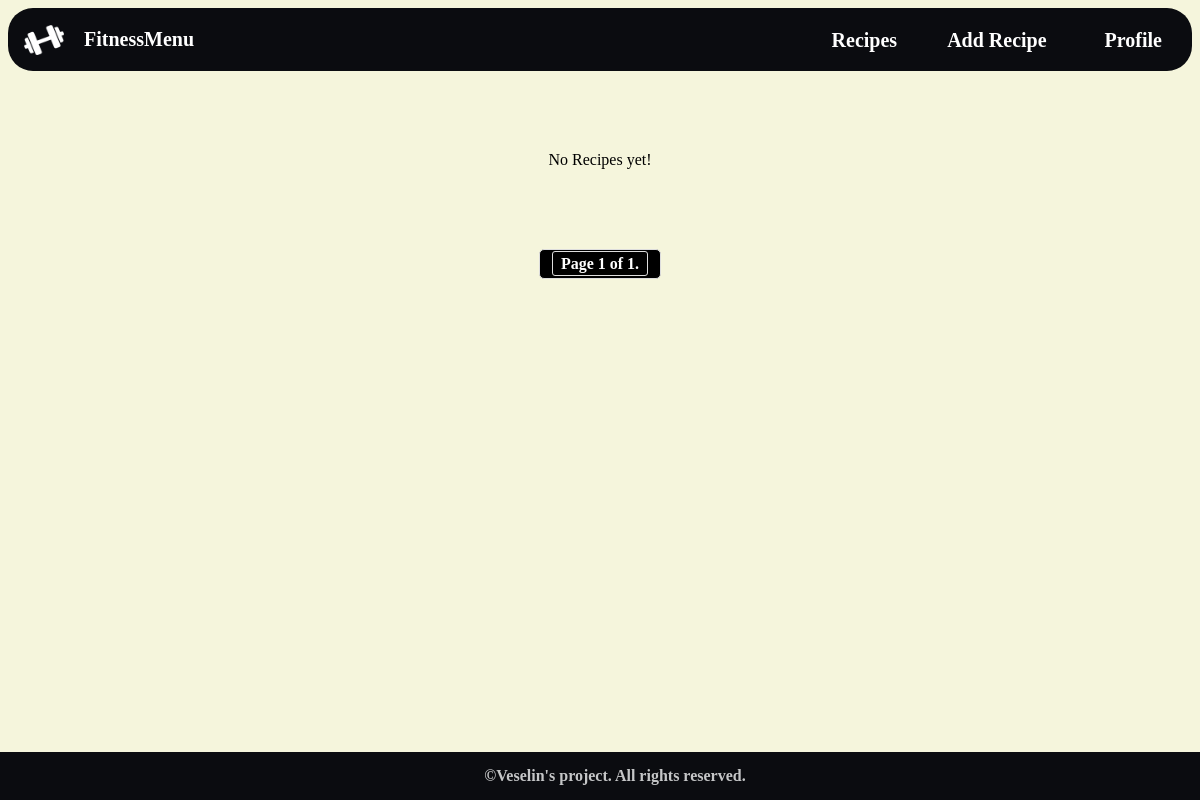
/accounts/profile/1/recipes/ (signed in), run on an earlier commit of the app's database.
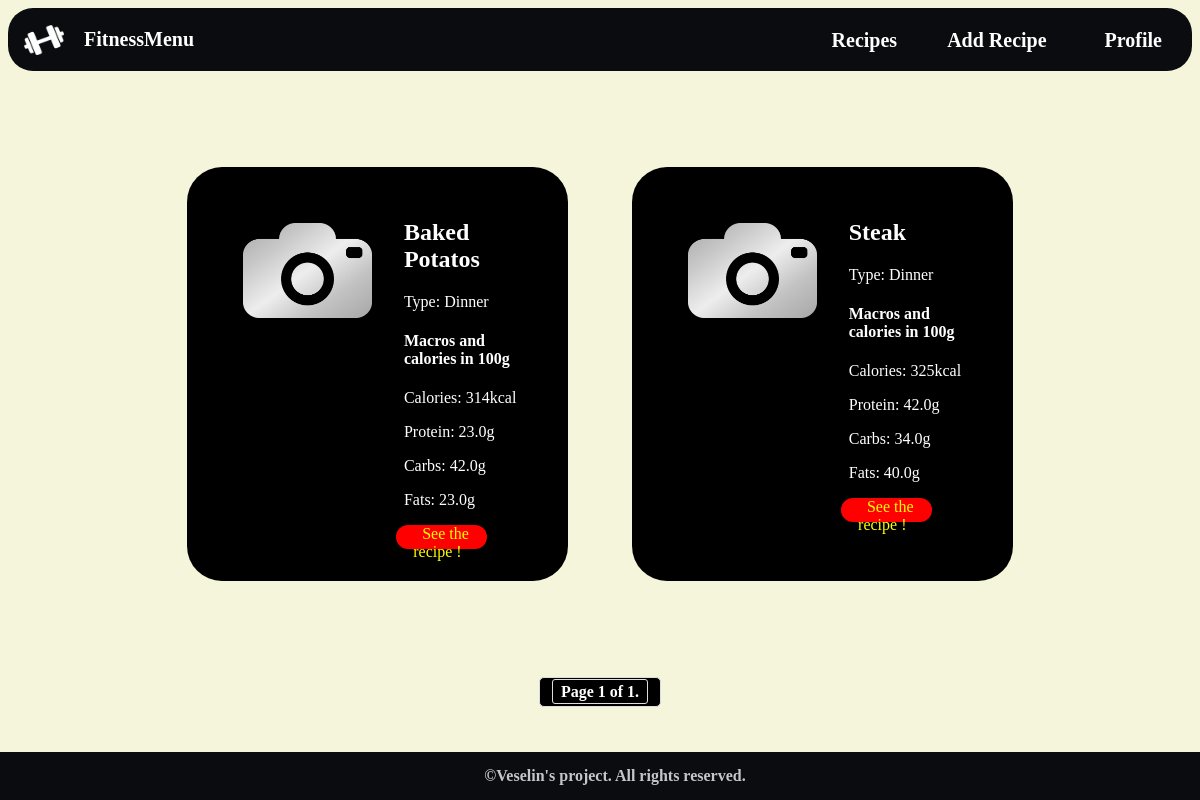
And on a later commit of the database.
### fitness_menu_app/recipes/models.py (models this page shows, shortened)
class Recipe(models.Model):
    RECIPE_NAME_MAX_LENGTH = 50
    RECIPE_TYPE_MAX_LENGTH = 30
    name = models.CharField(
        max_length=RECIPE_NAME_MAX_LENGTH,
        unique=False,
        blank=False,
        null=False,
    )
    type = models.CharField(
        max_length=RECIPE_TYPE_MAX_LENGTH,
        choices=RecipeTypes.choices,
        null=False,
        blank=False,
    )
    description = models.TextField(
        blank=False,
        null=False,
    )
    image_url = models.URLField(
        blank=True,
        null=True,
    )
    owner = models.ForeignKey(
        UserModel,
        on_delete=models.CASCADE,
        related_name='recipes',
    )
    created_at = models.DateTimeField(
        _("created_at"),
        default=timezone.now,
    )

class Nutrition(models.Model):
    recipe = models.ForeignKey(
        Recipe,
        on_delete=models.CASCADE,
        related_name='nutrition',
        blank=True,
        null=True,
    )
    calories = models.IntegerField(
        blank=False,
        null=False,
    )
    protein = models.FloatField(
        blank=False,
        null=False,
    )
    carbs = models.FloatField(
        blank=False,
        null=False,
    )
    fats = models.FloatField(
        blank=False,
        null=False,
    )

### fitness_menu_app/accounts/views.py (the view)
# urls.py: path("recipes/", ProfileRecipesView.as_view(), name="profile recipes"),
class ProfileRecipesView(views.ListView):
    model = Recipe
    template_name = 'recipes/recipe_list.html'
    context_object_name = 'recipe_nutrition_list'
    paginate_by = 3
    def get_queryset(self):
        queryset = super().get_queryset()
        user_id = self.request.user.id
        queryset = queryset.filter(owner_id=user_id)
        recipe_nutrition_list = []
        for recipe in queryset:
            nutrition = recipe.nutrition.first()
            recipe_nutrition_list.append((recipe, nutrition))
        return recipe_nutrition_list

### templates/recipes/recipe_list.html (shortened to what this page needs)
{% extends 'base.html' %}
{% load static %}
{% block main_content %}
    <section id="recipe-list">
        {% if not page_obj %}
            <div class="no-recipes-title">
                <p>No Recipes yet!</p>
            </div>
        {% endif %}
        {% for recipe, nutrition in recipe_nutrition_list %}
            <div class="recipe">
                <div class="image">
                    {% if recipe.image_url %}
                        <img id="recipe-img" src="{{ recipe.image_url }}" alt="photo"/>
                    {% else %}
                        <img id="recipe-img" src="{% static "/images/no-photo-image.png" %}" alt="no-photo"/>
                    {% endif %}
                </div>
                <div>
                    <div class="description">
                        <h2 class="name">{{ recipe.name }}</h2>
                        <p class="type">Type: {{ recipe.type }}</p>
                        <h4>Macros and calories in 100g</h4>
                        <p class="calories">Calories: {{ nutrition.calories }}kcal</p>
                        <p class="protein">Protein: {{ nutrition.protein }}g</p>
                        <p class="carbs">Carbs: {{ nutrition.carbs }}g</p>
                        <p class="fats">Fats: {{ nutrition.fats }}g</p>
                    </div>
                    {% if request.user.is_authenticated %}
                        <div class="btn">
                            <a id="details-btn" href="{% url 'details recipe' pk=recipe.pk%}">See the recipe !</a>
                        </div>
                    {% else %}
                        <div class="register-message">
                           <p>You need to be logged to see the recipe!</p>
                        </div>
                    {% endif %}
                </div>
            </div>
        {% endfor %}
    </section>
    <div class="pagination">
        <span class="step-links">
            <span class="current">
                Page {{ page_obj.number }} of {{ page_obj.paginator.num_pages }}.
            </span>
        </span>
    </div>
{% endblock %}

### templates/base.html (shortened to what this page needs)
{% load static %}
<!DOCTYPE html>
<html lang="en">
<head>
    <link rel="stylesheet" href="{% static '/css/style.css' %}"/>
</head>
<body>
<div id="box">
    <header>
        <nav>
            <img src="{% static '/images/dumbbell.png' %}" alt="dumbbell"/>
            <a href="{% url 'index' %}">FitnessMenu</a>
            {% if request.user.is_authenticated %}
                <ul>
                    <li><a href="{% url 'recipes list' %}">Recipes</a></li>
                    <li><a href="{% url 'add recipe' %}">Add Recipe</a></li>
                    <li class="dropdown" onclick="toggleDropdown()">
                        <a href="#" class="dropbtn">Profile</a>
                    </li>
                </ul>
            {% else %}
                <ul>
                    <li><a href="{% url 'recipes list' %}">Recipes</a></li>
                    <li><a href="{% url 'signin user' %}">Login</a></li>
                    <li><a href="{% url 'signup user' %}">Create Profile</a></li>
                </ul>
            {% endif %}
        </nav>
    </header>
    {% block main_content %}
    {% endblock %}
    <footer>
        <div>&copy;Veselin's project. All rights reserved.</div>
    </footer>
</div>
</body>
</html>

### staticfiles/css/home-page.css (style rules this page uses)
body { background-color: beige; }
nav, footer { background-color: #0B0C10; width: 100%; display: flex; font-size: 16px; justify-content: space-around; align-items: center; padding: 0; margin: 0; color: white; }
nav a { text-decoration: none; color: #8f8f8f; font-size: 20px; font-weight: bolder; position: relative; margin: 10px; }
nav ul { margin: 0 0 0 auto; }
nav ul li { display: inline; margin: 0 2px; }
li::before { display: inline; }
nav a { text-decoration: none; border-radius: 50%; padding: 0.5em; color: white; }
footer { position: fixed; width: 100%; left: 0; bottom: 0; padding: 15px; text-align: center; color: #c5c6c7; font-weight: bold; }
nav > img { width: 40px; height: 30px; margin: 0.5em 0 0.5em 1em; }
nav { border-radius: 25px; }
.dropdown { position: relative; display: inline-block; margin: 0 10px; }

### staticfiles/css/details-profile.css (style rules this page uses)
img { width: 200px; }
ul { list-style-type: none; font-size: 1.5em; }
a { text-decoration: none; }

### staticfiles/css/recipe-list.css (style rules this page uses)
#recipe-list { display: flex; max-width: 100%; margin: 2em; padding: 2em; justify-content: center; }
#details-btn { text-decoration: none; color: yellow; margin: 0.5em; }
.btn { background-color: red; width: 65%; border-radius: 25px; height: 1.5em; text-align: center; }
.recipe { width: 30%; margin: 2em; padding: 2em; display: flex; background-color: black; color: white; border-radius: 35px; }
.image { width: 60%; margin: 0.5em; padding: 1em; }
.description { margin: 0.5em; }
#recipe-img { width: 100%; }
.pagination { margin-top: 20px; text-align: center; }
.pagination .step-links { display: inline-block; border: 1px solid #ddd; padding: 5px 10px; border-radius: 5px; background-color: black; }
.pagination .current { font-weight: bold; color: white; padding: 3px 8px; border: 1px solid #ddd; margin: 0 2px; border-radius: 3px; background-color: black; }

### staticfiles/css/recipe-details.css (style rules this page uses)
img[alt=no-photo] { width: 100%; }

What changed in the data, as far as the page shows it:
added Recipe: name "Baked Potatos", type "Dinner", calories "314", protein "23.0", carbs "42.0", fats "23.0"
added Recipe: name "Steak", type "Dinner", calories "325", protein "42.0", carbs "34.0", fats "40.0"
Also different on the page:
text no longer shown: "No Recipes yet!"
